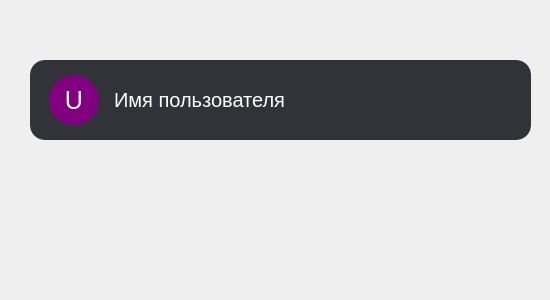
<?xml version="1.0" encoding="UTF-8"?>
<ui version="4.0">
 <class>Form</class>
 <widget class="QWidget" name="Form">
  <property name="geometry">
   <rect>
    <x>0</x>
    <y>0</y>
    <width>550</width>
    <height>300</height>
   </rect>
  </property>
  <property name="windowTitle">
   <string>Form</string>
  </property>
  <widget class="QFrame" name="Friend_wrapper">
   <property name="geometry">
    <rect>
     <x>30</x>
     <y>60</y>
     <width>501</width>
     <height>80</height>
    </rect>
   </property>
   <property name="minimumSize">
    <size>
     <width>0</width>
     <height>80</height>
    </size>
   </property>
   <property name="maximumSize">
    <size>
     <width>1000</width>
     <height>80</height>
    </size>
   </property>
   <property name="styleSheet">
    <string notr="true">QFrame, QPushButton {
background-color:#323338;
border-radius:15%;
}

QLabel {
	font-size:20px;
	color:white;
}</string>
   </property>
   <layout class="QHBoxLayout" name="horizontalLayout" stretch="3,1,0">
    <property name="rightMargin">
     <number>40</number>
    </property>
    <item>
     <widget class="QFrame" name="FriendIcoNick">
      <layout class="QHBoxLayout" name="horizontalLayout_2">
       <property name="spacing">
        <number>15</number>
       </property>
       <property name="leftMargin">
        <number>10</number>
       </property>
       <property name="topMargin">
        <number>0</number>
       </property>
       <property name="bottomMargin">
        <number>0</number>
       </property>
       <item>
        <widget class="QPushButton" name="UserIcon">
         <property name="sizePolicy">
          <sizepolicy hsizetype="Fixed" vsizetype="Fixed">
           <horstretch>0</horstretch>
           <verstretch>0</verstretch>
          </sizepolicy>
         </property>
         <property name="cursor">
          <cursorShape>PointingHandCursor</cursorShape>
         </property>
         <property name="styleSheet">
          <string notr="true">background-color:purple;
width:50px;
height:50px;
border-radius:25px;
color:White;
font-size:25px;
text-align:center;
</string>
         </property>
         <property name="text">
          <string>U</string>
         </property>
        </widget>
       </item>
       <item>
        <widget class="QLabel" name="UserNick">
         <property name="styleSheet">
          <string notr="true">font-size:20px;
color:white;</string>
         </property>
         <property name="text">
          <string>Имя пользователя</string>
         </property>
        </widget>
       </item>
      </layout>
     </widget>
    </item>
    <item>
     <widget class="QPushButton" name="accept_request">
      <property name="sizePolicy">
       <sizepolicy hsizetype="Fixed" vsizetype="Fixed">
        <horstretch>0</horstretch>
        <verstretch>0</verstretch>
       </sizepolicy>
      </property>
      <property name="minimumSize">
       <size>
        <width>50</width>
        <height>50</height>
       </size>
      </property>
      <property name="cursor">
       <cursorShape>PointingHandCursor</cursorShape>
      </property>
      <property name="styleSheet">
       <string notr="true">border:none;</string>
      </property>
      <property name="text">
       <string/>
      </property>
      <property name="icon">
       <iconset resource="../res-rec.qrc">
        <normaloff>:/icons/icon/person_add_46dp_018741_FILL0_wght400_GRAD0_opsz48.svg</normaloff>:/icons/icon/person_add_46dp_018741_FILL0_wght400_GRAD0_opsz48.svg</iconset>
      </property>
      <property name="iconSize">
       <size>
        <width>40</width>
        <height>40</height>
       </size>
      </property>
     </widget>
    </item>
    <item>
     <widget class="QPushButton" name="decline_request">
      <property name="sizePolicy">
       <sizepolicy hsizetype="Fixed" vsizetype="Fixed">
        <horstretch>0</horstretch>
        <verstretch>0</verstretch>
       </sizepolicy>
      </property>
      <property name="minimumSize">
       <size>
        <width>50</width>
        <height>50</height>
       </size>
      </property>
      <property name="cursor">
       <cursorShape>PointingHandCursor</cursorShape>
      </property>
      <property name="styleSheet">
       <string notr="true">border:none;</string>
      </property>
      <property name="text">
       <string/>
      </property>
      <property name="icon">
       <iconset resource="../res-rec.qrc">
        <normaloff>:/icons/icon/person_cancel_46dp_8B1A10_FILL0_wght400_GRAD0_opsz48.svg</normaloff>:/icons/icon/person_cancel_46dp_8B1A10_FILL0_wght400_GRAD0_opsz48.svg</iconset>
      </property>
      <property name="iconSize">
       <size>
        <width>40</width>
        <height>40</height>
       </size>
      </property>
     </widget>
    </item>
   </layout>
  </widget>
 </widget>
 <resources>
  <include location="../res-rec.qrc"/>
 </resources>
 <connections/>
</ui>
